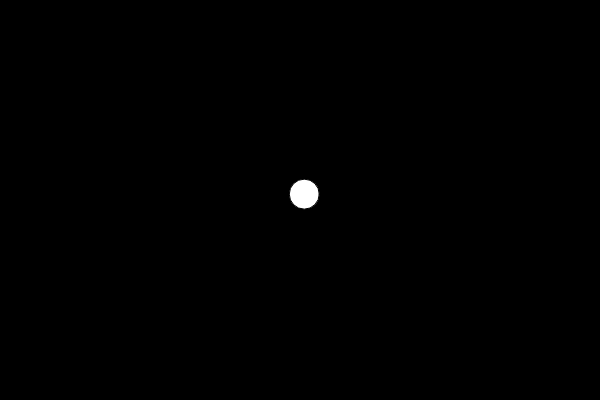
Frame 1 (no input)
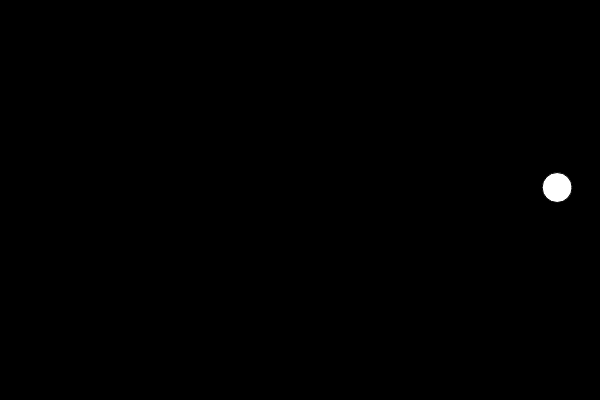
Frame 60 (no input)
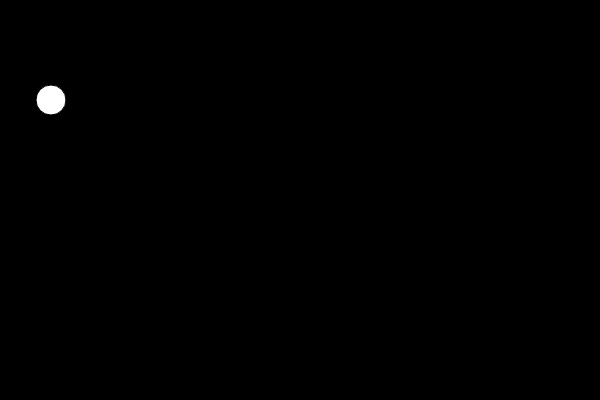
Frame 120 (the mouse pressed at the canvas centre since frame 60)

The p5.js sketch that drew these frames (run headless with seeded random() and noise() and a simulated clock; from frame 60 on, the mouse is pressed at the canvas centre):

// p5.js sketch
// ── sketch.js
var x, y;
var xspeed, yspeed;
var gravity;

function setup() {
  createCanvas(600, 400);
  x = width / 2;
  y = height / 2;
  xspeed = random(-1, 1) * 10;
  yspeed = random(-1, 1) * 10;
  gravity = 1.0;
}

function draw() {
  background(0);
  
  // update the position by applying the speed
  x = x + xspeed;
  y = y + yspeed;
  
  // this is the error!
  yspeed += gravity; 
  
  // air friction
  //xspeed *= 0.99;
  //yspeed *= 0.99;

  // check the boundaries
  if (x < 0) {
    x = 0
    xspeed *= -1;
  }
  if (x > width) {
    x = width;
    xspeed *= -1;
  }
  if (y < 0) {
    y = 0;
    yspeed *= -1;
  }
  if (y > height) {
    yspeed *= -1;
    y = height;
    // here it loses certain amount of speed
    //xspeed *= 0.9;
    //yspeed *= 0.9;
  }
  
  // display
  ellipse(x, y, 30, 30);
}

function mousePressed() {
  xspeed = random(-1, 1) * 20;
  yspeed = random(-1, -0.7) * 20;
}
